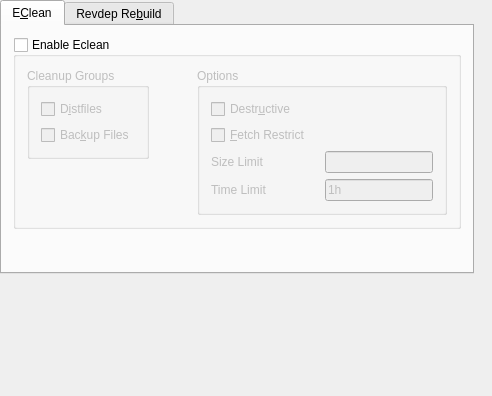
<?xml version="1.0" encoding="UTF-8"?>
<ui version="4.0">
 <class>Options4</class>
 <widget class="QDialog" name="Options4">
  <property name="geometry">
   <rect>
    <x>0</x>
    <y>0</y>
    <width>492</width>
    <height>396</height>
   </rect>
  </property>
  <property name="windowTitle">
   <string>Form1</string>
  </property>
  <widget class="QTabWidget" name="tabWidget2">
   <property name="geometry">
    <rect>
     <x>0</x>
     <y>0</y>
     <width>474</width>
     <height>274</height>
    </rect>
   </property>
   <property name="sizePolicy">
    <sizepolicy hsizetype="Expanding" vsizetype="MinimumExpanding">
     <horstretch>0</horstretch>
     <verstretch>224</verstretch>
    </sizepolicy>
   </property>
   <widget class="QWidget" name="tab">
    <attribute name="title">
     <string>E&amp;Clean</string>
    </attribute>
    <layout class="QVBoxLayout">
     <item>
      <widget class="QGroupBox" name="kcfg_EnableEclean">
       <property name="sizePolicy">
        <sizepolicy hsizetype="Expanding" vsizetype="Expanding">
         <horstretch>0</horstretch>
         <verstretch>0</verstretch>
        </sizepolicy>
       </property>
       <property name="minimumSize">
        <size>
         <width>0</width>
         <height>0</height>
        </size>
       </property>
       <property name="whatsThis">
        <string>Eclean is a tool provided by gentoolkit. It is used to keep the portage directories cleaned up and to prevent unnecessary disk usage.</string>
       </property>
       <property name="title">
        <string comment="Turn eclean on.">Enable Eclean</string>
       </property>
       <property name="checkable">
        <bool>true</bool>
       </property>
       <property name="checked">
        <bool>false</bool>
       </property>
       <layout class="QHBoxLayout">
        <item>
         <layout class="QVBoxLayout">
          <item>
           <widget class="QGroupBox" name="groupBox2">
            <property name="sizePolicy">
             <sizepolicy hsizetype="Fixed" vsizetype="Fixed">
              <horstretch>0</horstretch>
              <verstretch>0</verstretch>
             </sizepolicy>
            </property>
            <property name="title">
             <string>Cleanup Groups</string>
            </property>
            <layout class="QGridLayout">
             <item row="0" column="0">
              <widget class="QCheckBox" name="kcfg_EcleanDistfiles">
               <property name="toolTip">
                <string>clean downloaded source files</string>
               </property>
               <property name="whatsThis">
                <string>The distfiles are the collection of source files your computer downloads in order to install something. These files tend to build up over time and should be cleaned out. Selecting this option allows Kuroo to clean them for you.</string>
               </property>
               <property name="text">
                <string>D&amp;istfiles</string>
               </property>
               <property name="shortcut">
                <string>Alt+I</string>
               </property>
              </widget>
             </item>
             <item row="1" column="0">
              <widget class="QCheckBox" name="kcfg_EcleanBackups">
               <property name="toolTip">
                <string>quickpkg files are included in this</string>
               </property>
               <property name="whatsThis">
                <string>The backup files are your binary package files. These include backups made by Kuroo as well as any packages you have built using &lt;b&gt;quickpkg&lt;/b&gt; (&lt;i&gt;kuroo uses quickpkg to make backups&lt;/i&gt;.) Selecting this option allows Kuroo to cleanup backups that reach a certain age, the age specified in 'Time Limit'.</string>
               </property>
               <property name="text">
                <string>Bac&amp;kup Files</string>
               </property>
               <property name="shortcut">
                <string>Alt+K</string>
               </property>
              </widget>
             </item>
            </layout>
           </widget>
          </item>
          <item>
           <spacer name="spacer32">
            <property name="orientation">
             <enum>Qt::Vertical</enum>
            </property>
            <property name="sizeType">
             <enum>QSizePolicy::Expanding</enum>
            </property>
            <property name="sizeHint" stdset="0">
             <size>
              <width>20</width>
              <height>20</height>
             </size>
            </property>
           </spacer>
          </item>
         </layout>
        </item>
        <item>
         <spacer name="spacer31">
          <property name="orientation">
           <enum>Qt::Horizontal</enum>
          </property>
          <property name="sizeType">
           <enum>QSizePolicy::Expanding</enum>
          </property>
          <property name="sizeHint" stdset="0">
           <size>
            <width>16</width>
            <height>20</height>
           </size>
          </property>
         </spacer>
        </item>
        <item>
         <widget class="QGroupBox" name="groupBox3">
          <property name="sizePolicy">
           <sizepolicy hsizetype="Fixed" vsizetype="Fixed">
            <horstretch>0</horstretch>
            <verstretch>0</verstretch>
           </sizepolicy>
          </property>
          <property name="title">
           <string>Options</string>
          </property>
          <layout class="QVBoxLayout">
           <item>
            <widget class="QCheckBox" name="kcfg_ecleanDestructive">
             <property name="toolTip">
              <string>use --destructive for eclean</string>
             </property>
             <property name="whatsThis">
              <string>A destructive eclean leaves only the source files necessary to re-install your system on your hard drive. This is probably the desired eclean as it is the most space concerving method.</string>
             </property>
             <property name="text">
              <string>Destr&amp;uctive</string>
             </property>
             <property name="shortcut">
              <string>Alt+U</string>
             </property>
            </widget>
           </item>
           <item>
            <widget class="QCheckBox" name="kcfg_EcleanFetchRestrict">
             <property name="sizePolicy">
              <sizepolicy hsizetype="Expanding" vsizetype="Fixed">
               <horstretch>0</horstretch>
               <verstretch>0</verstretch>
              </sizepolicy>
             </property>
             <property name="toolTip">
              <string>Don't clean packages that have fetch restriction in portage.</string>
             </property>
             <property name="text">
              <string>&amp;Fetch Restrict</string>
             </property>
             <property name="shortcut">
              <string>Alt+F</string>
             </property>
            </widget>
           </item>
           <item>
            <layout class="QGridLayout">
             <item row="0" column="2">
              <widget class="QLineEdit" name="kcfg_EcleanSizeLimit">
               <property name="sizePolicy">
                <sizepolicy hsizetype="Expanding" vsizetype="Fixed">
                 <horstretch>0</horstretch>
                 <verstretch>0</verstretch>
                </sizepolicy>
               </property>
               <property name="toolTip">
                <string>max size of ebuild to delete</string>
               </property>
               <property name="whatsThis">
                <string>The size limit is a cap on the distfile sizes you want cleaned up. If you enter 100M for instance Kuroo won't auto-clean any file larger than 100M in size. This is useful if you have a slow internet connection and never want to download that big file again.&lt;br&gt;&lt;i&gt;Man eclean for more info&lt;/i&gt;</string>
               </property>
              </widget>
             </item>
             <item row="1" column="2">
              <widget class="QLineEdit" name="kcfg_EcleanTimeLimit">
               <property name="sizePolicy">
                <sizepolicy hsizetype="Expanding" vsizetype="Fixed">
                 <horstretch>0</horstretch>
                 <verstretch>0</verstretch>
                </sizepolicy>
               </property>
               <property name="toolTip">
                <string>protect files less than this old</string>
               </property>
               <property name="whatsThis">
                <string>Time limit is useful for protecting files that are less than the specified age. If you insert 1m Kuroo will not delete a file that is newer than one month old. This value is useful both for distfiles and for backup files. You should have this value set.</string>
               </property>
               <property name="text">
                <string>1h</string>
               </property>
              </widget>
             </item>
             <item row="1" column="1">
              <spacer name="spacer15">
               <property name="orientation">
                <enum>Qt::Horizontal</enum>
               </property>
               <property name="sizeType">
                <enum>QSizePolicy::Expanding</enum>
               </property>
               <property name="sizeHint" stdset="0">
                <size>
                 <width>46</width>
                 <height>20</height>
                </size>
               </property>
              </spacer>
             </item>
             <item row="0" column="1">
              <spacer name="spacer14">
               <property name="orientation">
                <enum>Qt::Horizontal</enum>
               </property>
               <property name="sizeType">
                <enum>QSizePolicy::Expanding</enum>
               </property>
               <property name="sizeHint" stdset="0">
                <size>
                 <width>52</width>
                 <height>20</height>
                </size>
               </property>
              </spacer>
             </item>
             <item row="1" column="0">
              <widget class="QLabel" name="textLabel2">
               <property name="sizePolicy">
                <sizepolicy hsizetype="Preferred" vsizetype="Preferred">
                 <horstretch>0</horstretch>
                 <verstretch>0</verstretch>
                </sizepolicy>
               </property>
               <property name="text">
                <string>Time Limit</string>
               </property>
               <property name="wordWrap">
                <bool>false</bool>
               </property>
              </widget>
             </item>
             <item row="0" column="0">
              <widget class="QLabel" name="textLabel1_2">
               <property name="sizePolicy">
                <sizepolicy hsizetype="Preferred" vsizetype="Preferred">
                 <horstretch>0</horstretch>
                 <verstretch>0</verstretch>
                </sizepolicy>
               </property>
               <property name="text">
                <string>Size Limit</string>
               </property>
               <property name="wordWrap">
                <bool>false</bool>
               </property>
              </widget>
             </item>
            </layout>
           </item>
          </layout>
         </widget>
        </item>
       </layout>
      </widget>
     </item>
     <item>
      <spacer name="spacer34">
       <property name="orientation">
        <enum>Qt::Vertical</enum>
       </property>
       <property name="sizeType">
        <enum>QSizePolicy::Expanding</enum>
       </property>
       <property name="sizeHint" stdset="0">
        <size>
         <width>20</width>
         <height>40</height>
        </size>
       </property>
      </spacer>
     </item>
    </layout>
   </widget>
   <widget class="QWidget" name="tab">
    <attribute name="title">
     <string>Revdep Re&amp;build</string>
    </attribute>
    <layout class="QGridLayout">
     <item row="0" column="0">
      <widget class="QGroupBox" name="kcfg_revdepEnabled">
       <property name="title">
        <string>Revdep Rebuild</string>
       </property>
       <property name="checkable">
        <bool>true</bool>
       </property>
       <property name="checked">
        <bool>false</bool>
       </property>
       <layout class="QGridLayout">
        <item row="0" column="0">
         <widget class="QLabel" name="textLabel1">
          <property name="text">
           <string>With revdep-rebuild enabled your system will run the revdep-rebuild utility following an emerge to ensure library consistency. This takes a lot of time and may not be desirable every time you emerge.</string>
          </property>
          <property name="alignment">
           <set>Qt::AlignVCenter</set>
          </property>
          <property name="wordWrap">
           <bool>true</bool>
          </property>
         </widget>
        </item>
       </layout>
      </widget>
     </item>
     <item row="1" column="0">
      <spacer name="spacer6">
       <property name="orientation">
        <enum>Qt::Vertical</enum>
       </property>
       <property name="sizeType">
        <enum>QSizePolicy::Expanding</enum>
       </property>
       <property name="sizeHint" stdset="0">
        <size>
         <width>20</width>
         <height>40</height>
        </size>
       </property>
      </spacer>
     </item>
    </layout>
   </widget>
  </widget>
 </widget>
 <layoutdefault spacing="6" margin="11"/>
 <pixmapfunction>qPixmapFromMimeSource</pixmapfunction>
 <resources/>
 <connections/>
</ui>
